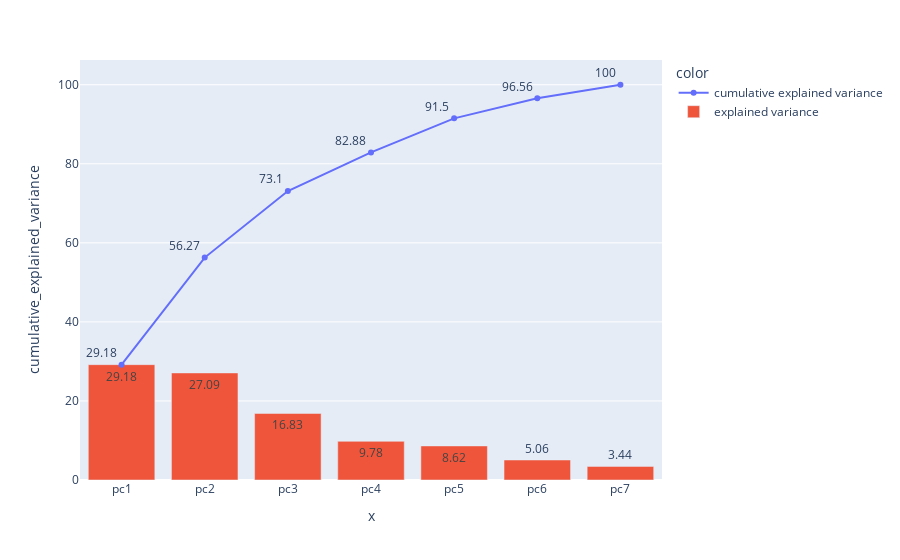

Notebook code for this chart:
### Code cell
data2.scree

### Figure 1 — Plotly figure (JSON) as saved in the notebook; plotly's stock layout.template omitted (floating-point values rounded to 4 significant figures)
{"data": [{"hovertemplate": "color=cumulative explained variance<br>x=%{x}<br>cumulative_explained_variance=%{text}<extra></extra>", "legendgroup": "cumulative explained variance", "line": {"color": "#636efa", "dash": "solid"}, "marker": {"symbol": "circle"}, "mode": "markers+text+lines", "name": "cumulative explained variance", "orientation": "v", "showlegend": true, "text": [29.18, 56.27, 73.1, 82.88, 91.5, 96.56, 100], "textposition": "top left", "type": "scatter", "x": ["pc1", "pc2", "pc3", "pc4", "pc5", "pc6", "pc7"], "xaxis": "x", "y": [29.18, 56.27, 73.1, 82.88, 91.5, 96.56, 100], "yaxis": "y"}, {"name": "explained variance", "text": [29.18, 27.09, 16.83, 9.78, 8.62, 5.06, 3.44], "type": "bar", "x": ["pc1", "pc2", "pc3", "pc4", "pc5", "pc6", "pc7"], "y": [29.18, 27.09, 16.83, 9.78, 8.62, 5.06, 3.44]}], "layout": {"legend": {"title": {"text": "color"}, "tracegroupgap": 0}, "margin": {"t": 60}, "xaxis": {"anchor": "y", "domain": [0, 1], "title": {"text": "x"}}, "yaxis": {"anchor": "x", "domain": [0, 1], "title": {"text": "cumulative_explained_variance"}}}}
